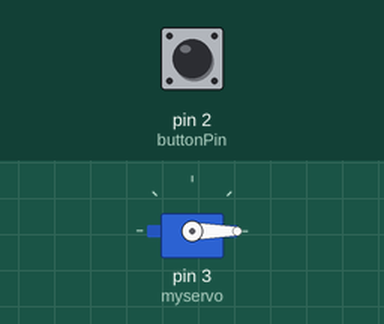
Bench run of a sketch on a simulated Arduino Uno, built with avr-gcc and run on an emulated ATmega328P. Shown: servo. The inputs (shaded band) are chosen by the test bench; at power-on: pin 2 (buttonPin) LOW.

Above: at 1.2 s.
1.3 s: pin 2 (buttonPin) pulled HIGH for 0.15 s
At 1.76 s:
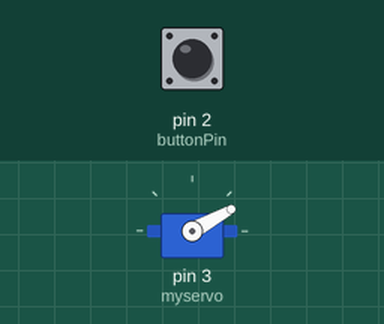
At 4.5 s:
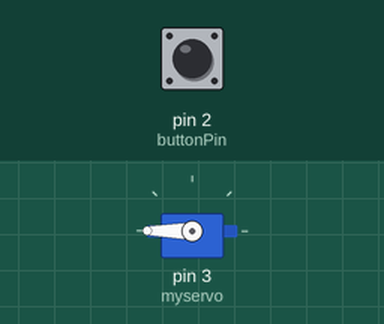
Timing chart, 0 to 10.3 s (numbered marks = the images above; inputs shaded):
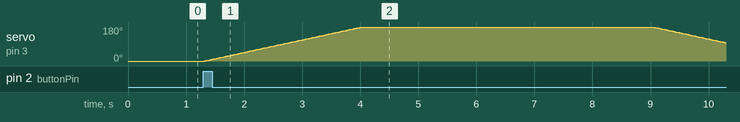

The sketch:

my_summer_plants.ino
```cpp
#include <Servo.h>

Servo myservo; // create servo object to control a servo

// this constant won't change:
const int  buttonPin = 2;    // the pin that the pushbutton is attached to

// Variables will change:
int buttonState = 0;         // current state of the button
int pos = 0;                // variable to store the servo position

void setup() {
  myservo.attach(3);  // attaches the servo on pin 3 to the servo object
  pinMode(buttonPin, INPUT);  // initialize the button pin as a input
  myservo.write(0);
}


void loop() {
  // read the pushbutton input pin:
  buttonState = digitalRead(buttonPin);

  if (buttonState == HIGH) {

    for (pos = 0; pos <= 180; pos += 1) { // goes from 0 degrees to 180 degrees
      // in steps of 1 degree
      myservo.write(pos);              // tell servo to go to position in variable 'pos'
      delay(15);                       // waits 15ms for the servo to reach the position
    }
    delay(5000);
    for (pos = 180; pos >= 0; pos -= 1) { // goes from 180 degrees to 0 degrees
      myservo.write(pos);              // tell servo to go to position in variable 'pos'
      delay(15);                       // waits 15ms for the servo to reach the position
    }
    pos = 0;
  }
  delay(50); // Delay a little bit to avoid bouncing
}
```

Measured:
- after the input at 1.3 s, servo on pin 3 (myservo): rises from 0° to 180° in 2.7 s, then falls to 97° in 6.3 s
